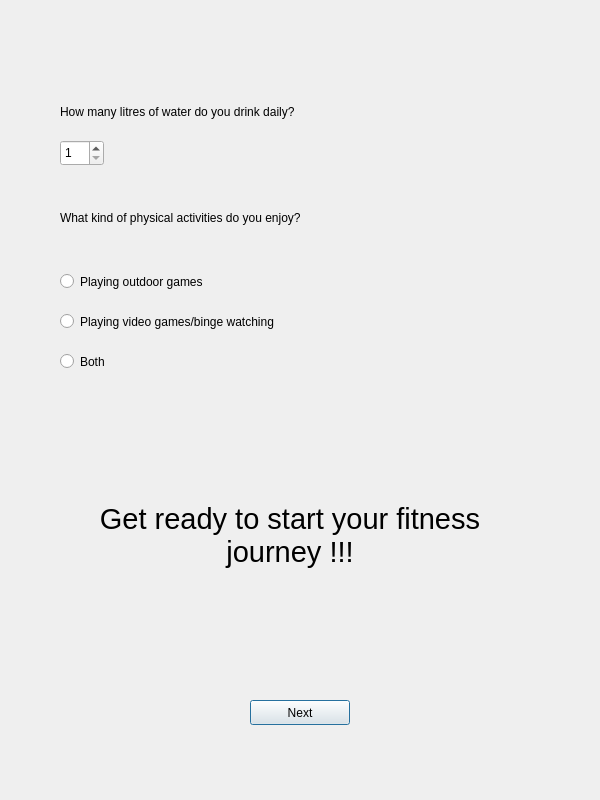
<?xml version="1.0" encoding="UTF-8"?>
<ui version="4.0">
 <class>screen4</class>
 <widget class="QDialog" name="screen4">
  <property name="geometry">
   <rect>
    <x>0</x>
    <y>0</y>
    <width>600</width>
    <height>800</height>
   </rect>
  </property>
  <property name="sizePolicy">
   <sizepolicy hsizetype="Fixed" vsizetype="Fixed">
    <horstretch>0</horstretch>
    <verstretch>0</verstretch>
   </sizepolicy>
  </property>
  <property name="minimumSize">
   <size>
    <width>600</width>
    <height>800</height>
   </size>
  </property>
  <property name="maximumSize">
   <size>
    <width>600</width>
    <height>800</height>
   </size>
  </property>
  <property name="windowTitle">
   <string>FRAIL2FIT</string>
  </property>
  <widget class="QLabel" name="label">
   <property name="geometry">
    <rect>
     <x>60</x>
     <y>100</y>
     <width>460</width>
     <height>25</height>
    </rect>
   </property>
   <property name="sizePolicy">
    <sizepolicy hsizetype="Fixed" vsizetype="Fixed">
     <horstretch>0</horstretch>
     <verstretch>0</verstretch>
    </sizepolicy>
   </property>
   <property name="text">
    <string>&lt;html&gt;&lt;head/&gt;&lt;body&gt;&lt;p&gt;How many litres of water do you drink daily?&lt;/p&gt;&lt;/body&gt;&lt;/html&gt;</string>
   </property>
  </widget>
  <widget class="QSpinBox" name="days">
   <property name="geometry">
    <rect>
     <x>60</x>
     <y>140</y>
     <width>44</width>
     <height>26</height>
    </rect>
   </property>
   <property name="minimum">
    <number>1</number>
   </property>
   <property name="maximum">
    <number>10</number>
   </property>
   <property name="value">
    <number>1</number>
   </property>
  </widget>
  <widget class="QLabel" name="label_2">
   <property name="geometry">
    <rect>
     <x>60</x>
     <y>210</y>
     <width>460</width>
     <height>17</height>
    </rect>
   </property>
   <property name="text">
    <string>&lt;html&gt;&lt;head/&gt;&lt;body&gt;&lt;p&gt;What kind of physical activities do you enjoy?&lt;/p&gt;&lt;/body&gt;&lt;/html&gt;</string>
   </property>
  </widget>
  <widget class="QRadioButton" name="q2op1">
   <property name="geometry">
    <rect>
     <x>60</x>
     <y>270</y>
     <width>460</width>
     <height>23</height>
    </rect>
   </property>
   <property name="text">
    <string>Playing outdoor games</string>
   </property>
  </widget>
  <widget class="QRadioButton" name="q2op2">
   <property name="geometry">
    <rect>
     <x>60</x>
     <y>310</y>
     <width>460</width>
     <height>23</height>
    </rect>
   </property>
   <property name="text">
    <string>Playing video games/binge watching</string>
   </property>
  </widget>
  <widget class="QRadioButton" name="q2op3">
   <property name="geometry">
    <rect>
     <x>60</x>
     <y>350</y>
     <width>460</width>
     <height>23</height>
    </rect>
   </property>
   <property name="text">
    <string>Both</string>
   </property>
  </widget>
  <widget class="QLabel" name="label_3">
   <property name="geometry">
    <rect>
     <x>60</x>
     <y>500</y>
     <width>460</width>
     <height>71</height>
    </rect>
   </property>
   <property name="styleSheet">
    <string notr="true">font: 24pt &quot;Serif&quot;;</string>
   </property>
   <property name="text">
    <string>&lt;html&gt;&lt;head/&gt;&lt;body&gt;&lt;p align=&quot;center&quot;&gt;&lt;span style=&quot; font-size:22pt;&quot;&gt;Get ready to start your fitness journey !!!&lt;/span&gt;&lt;/p&gt;&lt;/body&gt;&lt;/html&gt;</string>
   </property>
   <property name="wordWrap">
    <bool>true</bool>
   </property>
  </widget>
  <widget class="QPushButton" name="s4nxt">
   <property name="geometry">
    <rect>
     <x>250</x>
     <y>700</y>
     <width>100</width>
     <height>25</height>
    </rect>
   </property>
   <property name="text">
    <string>Next</string>
   </property>
  </widget>
 </widget>
 <resources/>
 <connections/>
</ui>
